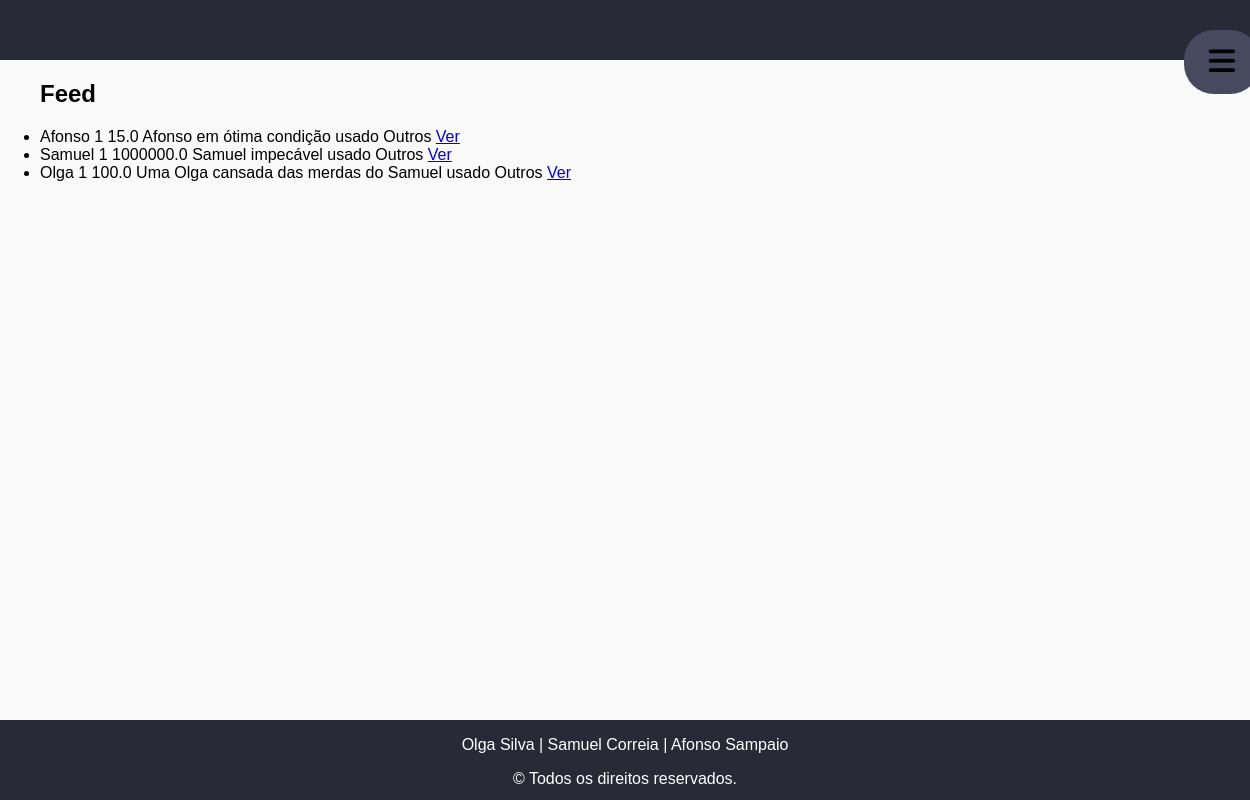
Before: /ibuy/ with the older database file.
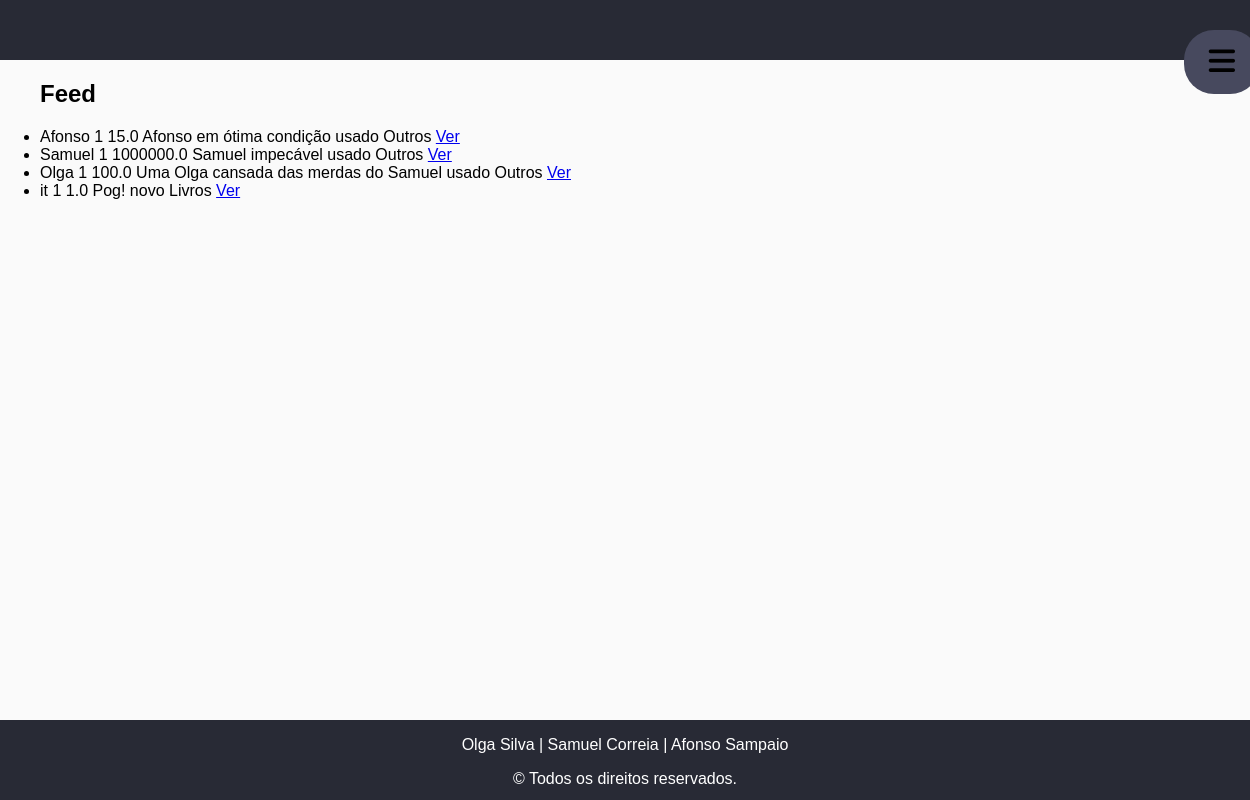
After: the same page with the newer database file.
### ibuy/models.py (models this page shows, shortened)
class Produto(models.Model):
    user = models.ForeignKey(User, on_delete=models.CASCADE, default="")
    likes = models.ManyToManyField(User, related_name='likes')
    nome = models.CharField(max_length=100)
    categoria = models.ForeignKey(Categoria, on_delete=models.CASCADE, default="", related_name="Categoria")
    quantidade = models.IntegerField(default=0)
    descricao = models.TextField()  # mudar
    preco = models.FloatField(default=0) # decimal field ??
    imagem = models.CharField(max_length=100, default='produto.svg')
    NOVO = 'novo'
    USADO = 'usado'
    OPCOES_CONDICAO = (
        (NOVO, 'Novo'),
        (USADO, 'Usado'),
    )
    condicao = models.CharField(choices=OPCOES_CONDICAO, default=NOVO, max_length=100)

class Categoria(models.Model):
    tipo = models.CharField(max_length=100, default="")

### ibuy/views.py (the view)
# urls.py: path('', views.index, name='index'),
def index(request):
    lista_produtos = Produto.objects.exclude(user_id=request.user.id)
    context = {'lista_produtos': lista_produtos}
    return render(request, 'ibuy/index.html', context)

### ibuy/templates/ibuy/index.html (shortened to what this page needs)
<!DOCTYPE html>
<html lang="en">
<head>
    {% load static %}
    <link rel="stylesheet" type="text/css" href="{% static 'ibuy/style.css' %}"/>
</head>
<body>
<section class="page-wrap">
    <header>
        <section id="sidebar">
            <section class="slider">
                <a onclick="openMenu()">
                    <i class="fa fa-bars" aria-hidden="true"></i>
                </a>
            </section>
        </section>
    </header>
    <section class="content-wrap">
        {% block content %}
        {% if lista_produtos %}
        <ul>
            <h2>Feed</h2>
            {% for produto in lista_produtos %}
            <li>
                {{ produto.nome }}
                {{ produto.quantidade }}
                {{ produto.preco }}
                {{ produto.descricao }}
                {{ produto.condicao }}
                {{ produto.categoria.tipo }}
                <a href="{% url 'ibuy:produto' produto.id %}">
                    Ver
                </a>
            </li>
            {% endfor %}
        </ul>
        {% else %}
        <p>Nao existem produtos.</p>
        {% endif %}
        {% endblock %}
    </section>
    <footer>
        <p>Olga Silva | Samuel Correia | Afonso Sampaio</p>
        <p>&copy; Todos os direitos reservados.</p>
    </footer>
</section>
</body>
</html>

Changed rows visible on the page:
added Produto: nome "it", quantidade "1", preco "1.0", descricao "Pog!", condicao "novo", categoria.tipo "Livros"
